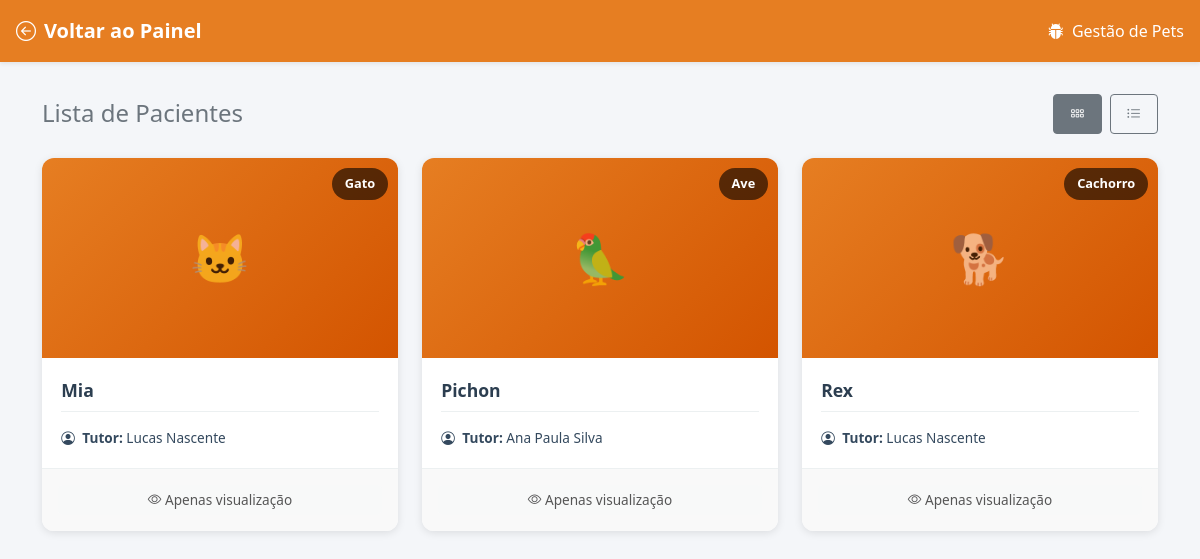
The app's page /pets/index.php (signed in) with its own data.
### tables this page shows
CREATE TABLE pet (
    id_pet     INT         AUTO_INCREMENT,
    id_cliente INT         NOT NULL,
    nome_pet   VARCHAR(50) NOT NULL,
    especie    VARCHAR(50) NOT NULL,
    PRIMARY KEY (id_pet),
    FOREIGN KEY (id_cliente) REFERENCES cliente(id_cliente) ON DELETE CASCADE
);

CREATE TABLE cliente (
    id_cliente   INT         AUTO_INCREMENT,
    id_usuario   INT         UNIQUE,                           
    nome_cliente VARCHAR(100) NOT NULL,
    telefone     VARCHAR(20),
    cpf          VARCHAR(14) UNIQUE,
    PRIMARY KEY (id_cliente),
    FOREIGN KEY (id_usuario) REFERENCES usuario(id_usuario) ON DELETE SET NULL
);

### includes/sessao.php (called while the page is built, shortened)
<?php
function perfilAtual(): string
{
    return $_SESSION['perfil'] ?? '';
}

### pets/index.php (the view, shortened to what this page needs)
<?php
require_once __DIR__ . '/../includes/sessao.php';
$pdo = getConexao();
$perfil = perfilAtual();
$query = '
    SELECT p.id_pet, p.nome_pet, p.especie, p.raca, c.nome_cliente
    FROM pet p
    JOIN cliente c ON p.id_cliente = c.id_cliente
    ORDER BY p.nome_pet ASC
';
$stmt = $pdo->query($query);
$pets = $stmt->fetchAll();
?>
<!DOCTYPE html>
<html lang="pt-BR">
<head>
    <link href="https://cdn.jsdelivr.net/npm/bootstrap@5.3.3/dist/css/bootstrap.min.css" rel="stylesheet">
    <link href="https://cdn.jsdelivr.net/npm/bootstrap-icons@1.11.3/font/bootstrap-icons.min.css" rel="stylesheet">
</head>
<body>
<div class="topbar d-flex justify-content-between align-items-center shadow-sm">
    <div>
        <a href="../painel.php" class="fw-bold fs-5">
            <i class="bi bi-arrow-left-circle me-2"></i>Voltar ao Painel
        </a>
    </div>
    <div>
        <i class="bi bi-bug-fill me-1"></i> Gestão de Pets
    </div>
</div>
<div class="container">
    <div class="d-flex justify-content-between align-items-center mb-4">
        <h2 class="h4 mb-0 text-secondary">Lista de Pacientes</h2>
        <div class="d-flex gap-2 align-items-center">
            <div class="view-toggle" id="viewToggle">
                <button class="btn btn-outline-secondary btn-sm active" data-view="cards" title="Visualizar em cards">
                    <i class="bi bi-grid-3x2-gap"></i>
                </button>
                <button class="btn btn-outline-secondary btn-sm" data-view="list" title="Visualizar em lista">
                    <i class="bi bi-list-ul"></i>
                </button>
            </div>
        </div>
    </div>
    <div id="cardsView" class="cards-view">
        <?php if (empty($pets)): ?>
            <div class="alert alert-info text-center py-5">
                <i class="bi bi-inbox" style="font-size: 2rem;"></i>
                <p class="mt-3 mb-0">Nenhum pet cadastrado ainda.</p>
            </div>
        <?php else: ?>
            <div class="row g-4">
                <?php foreach ($pets as $p):
                    $url_foto = '';
                ?>
                <div class="col-md-6 col-lg-4">
                    <div class="card pet-card">
                        <div class="pet-image-container">
                            <?php if ($url_foto): ?>
                                <img src="<?= htmlspecialchars($url_foto) ?>" alt="<?= htmlspecialchars($p['nome_pet']) ?>">
                            <?php else: ?>
                                <div class="pet-image-placeholder">
                                    <?php
                                    $emojis = [
                                        'Cachorro' => '🐕',
                                        'Gato' => '🐱',
                                        'Ave' => '🦜',
                                        'Reptil' => '🦎',
                                        'Roedor' => '🐭',
                                        'Outro' => '🐾'
                                    ];
                                    echo $emojis[$p['especie']] ?? '🐾';
                                    ?>
                                </div>
                            <?php endif; ?>
                            <span class="pet-badge"><?= htmlspecialchars($p['especie']) ?></span>
                        </div>
                        <div class="pet-info">
                            <div class="pet-name"><?= htmlspecialchars($p['nome_pet']) ?></div>
                            <div class="pet-tutor">
                                <i class="bi bi-person-circle me-1"></i>
                                <strong>Tutor:</strong> <?= htmlspecialchars($p['nome_cliente']) ?>
                            </div>
                        </div>
                        <?php if (in_array($perfil, ['Gerente', 'Recepcionista'])): ?>
                            <div class="pet-actions">
                                <a href="editar.php?id=<?= $p['id_pet'] ?>" class="btn btn-sm btn-outline-primary">
                                    <i class="bi bi-pencil"></i> Editar
                                </a>
                                <a href="excluir.php?id=<?= $p['id_pet'] ?>" class="btn btn-sm btn-outline-danger" onclick="return confirm('Tem certeza que deseja excluir o pet <?= htmlspecialchars($p['nome_pet']) ?>?');">
                                    <i class="bi bi-trash"></i> Excluir
                                </a>
                            </div>
                        <?php else: ?>
                            <div class="pet-actions">
                                <button class="btn btn-sm btn-light" disabled>
                                    <i class="bi bi-eye"></i> Apenas visualização
                                </button>
                            </div>
                        <?php endif; ?>
                    </div>
                </div>
                <?php endforeach; ?>
            </div>
        <?php endif; ?>
    </div>
</div>
</body>
</html>

### pets/index.php (style rules this page uses)
body { background: #f4f6f9; }
.topbar { background: #e67e22; color: white; padding: 1rem; margin-bottom: 2rem; }
.topbar a { color: white; text-decoration: none; }
.pet-card { border: none; border-radius: 12px; overflow: hidden; transition: transform 0.2s, box-shadow 0.2s; box-shadow: 0 2px 8px rgba(0,0,0,0.1); height: 100%; display: flex; flex-direction: column; }
.pet-image-container { position: relative; width: 100%; height: 200px; background: linear-gradient(135deg, #e67e22 0%, #d35400 100%); display: flex; align-items: center; justify-content: center; overflow: hidden; }
.pet-image-placeholder { font-size: 3rem; color: white; opacity: 0.7; }
.pet-badge { position: absolute; top: 10px; right: 10px; background: rgba(0,0,0,0.6); color: white; padding: 0.4rem 0.8rem; border-radius: 50px; font-size: 0.8rem; font-weight: 600; }
.pet-info { padding: 1.2rem; flex-grow: 1; display: flex; flex-direction: column; }
.pet-name { font-size: 1.1rem; font-weight: 700; color: #2c3e50; margin-bottom: 0.5rem; }
.pet-tutor { margin-top: auto; padding-top: 1rem; border-top: 1px solid #ecf0f1; font-size: 0.85rem; color: #34495e; }
.pet-actions { padding: 1rem; background: #f9f9f9; border-top: 1px solid #ecf0f1; display: flex; gap: 0.5rem; justify-content: center; }
.pet-actions .btn { flex: 1; font-size: 0.85rem; }
.view-toggle { display: flex; gap: 0.5rem; }
.view-toggle .btn { padding: 0.5rem 1rem; font-size: 0.9rem; }

### records on screen
pet: especie "🐱", especie "Gato", nome_pet "Mia", id_cliente.nome_cliente "Lucas Nascente"
pet: especie "🦜", especie "Ave", nome_pet "Pichon", id_cliente.nome_cliente "Ana Paula Silva"
pet: especie "🐕", especie "Cachorro", nome_pet "Rex", id_cliente.nome_cliente "Lucas Nascente"
